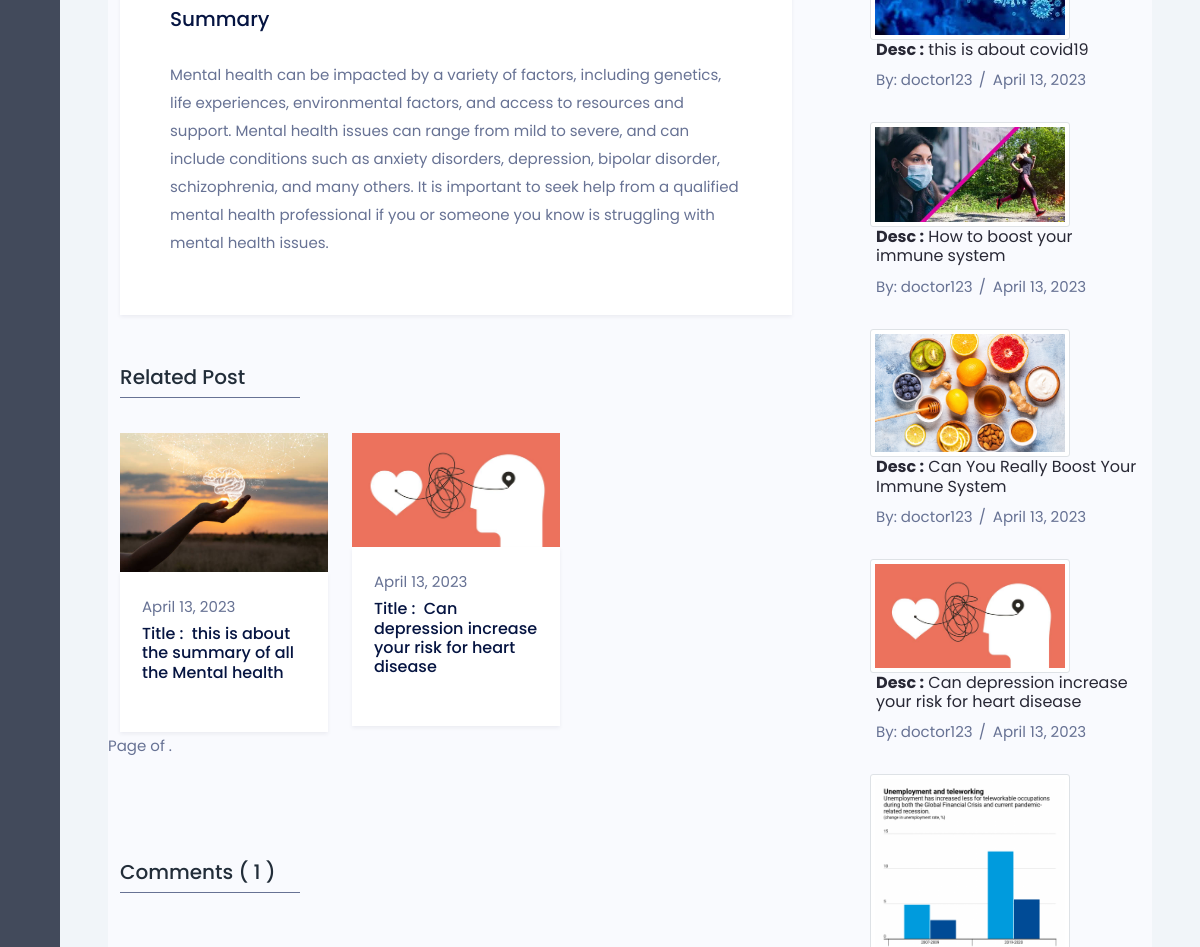
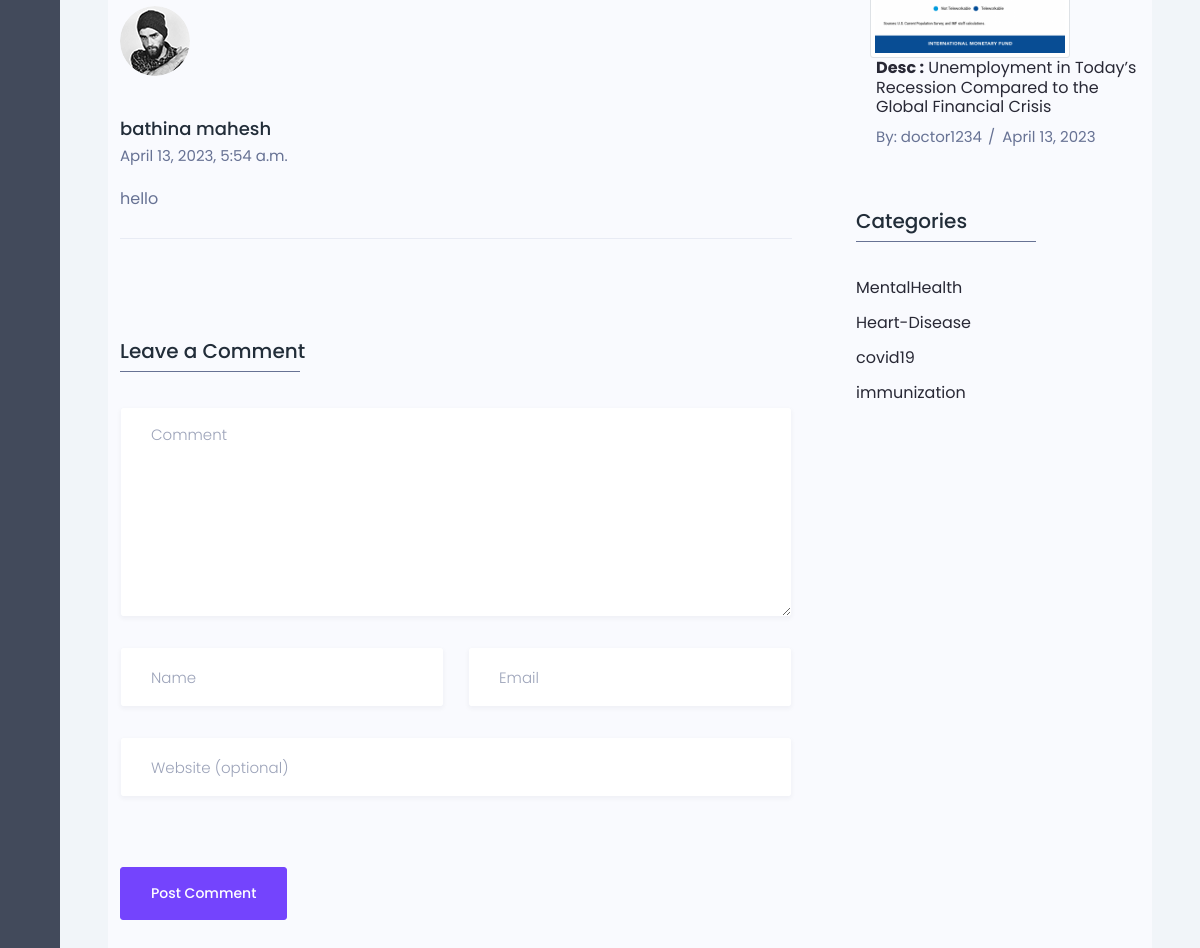
The app's page /patient_post/this is about the summary of all the Mental health/ (signed in, lower part), older data (2 pictures, top to bottom).
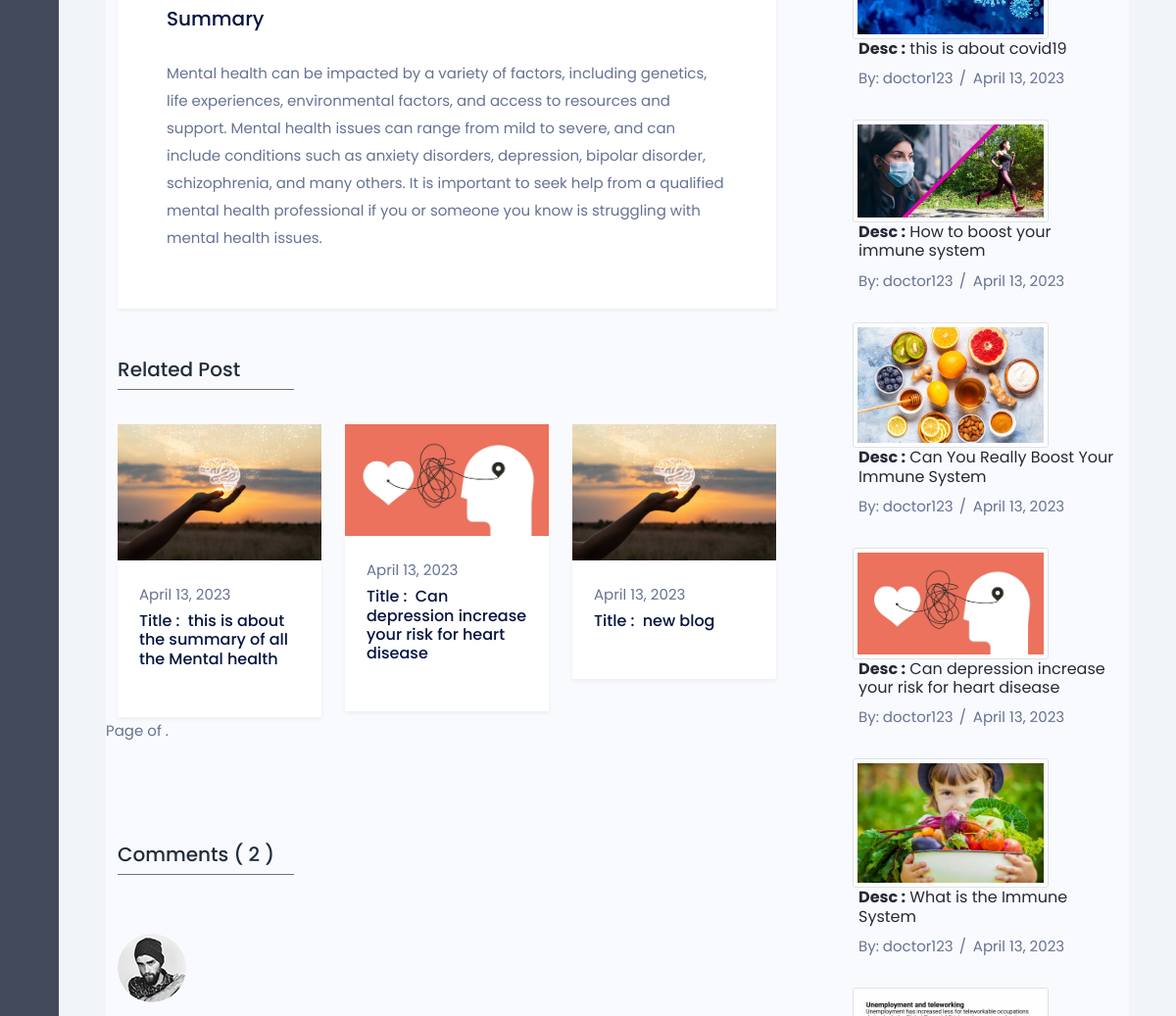
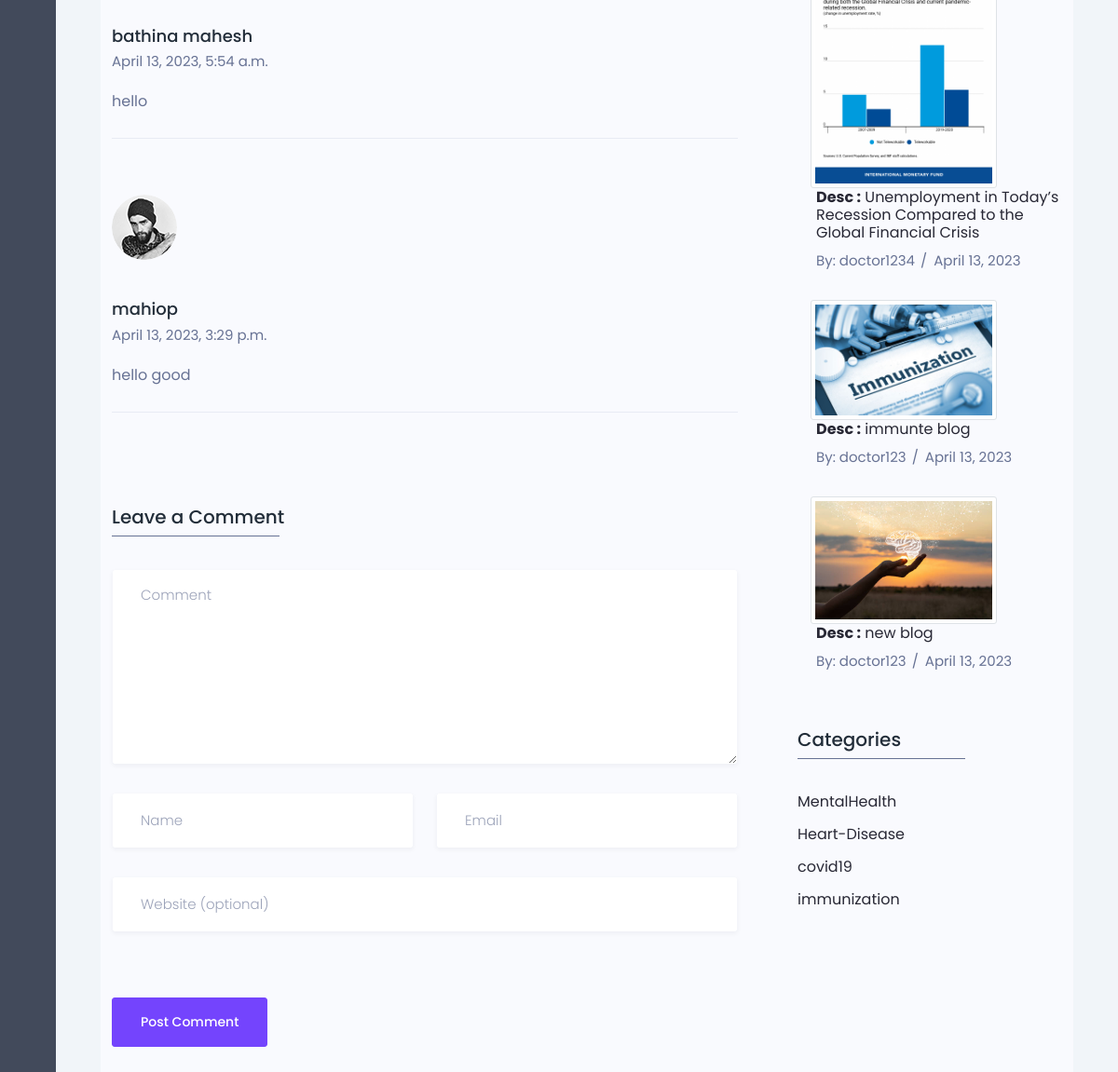
The same page, newer data (2 pictures, top to bottom).
### doctor/models.py (models this page shows, shortened)
class Post(models.Model):
    category = models.ForeignKey(Category,on_delete=models.CASCADE,related_name='categories')
    user = models.TextField(max_length=255)
    title = models.TextField(max_length=255)
    thumbnail = models.ImageField(upload_to='post/thumbanail')
    description = RichTextField(blank=True,null=True)
    summary = RichTextField(blank=True,null=True)
    tags = models.TextField(max_length=255,blank=True,null=True)
    posted_at = models.DateField(default=datetime.now)
    is_published = models.TextField(max_length=255,default=1)
    class Meta:
        verbose_name = ("Post")
        verbose_name_plural = ("Posts")

class Comment(models.Model):
    post = models.ForeignKey(Post, on_delete=models.CASCADE, related_name='comments')
    name = models.TextField(max_length=255)
    email = models.TextField(max_length=255)
    website = models.TextField(null=True,blank=True,max_length=100)
    comment = models.TextField()
    commented_at = models.DateTimeField(default=datetime.now)
    is_resolved = models.BooleanField(default=False)
    class Meta:
        verbose_name = 'Comment'
        verbose_name_plural = 'Comments'

class Category(models.Model):
    name = models.TextField(max_length=255,default='Unknown')
    created = models.DateTimeField(default=datetime.now)
    def __str__(self):
        return self.name
    class Meta:
        verbose_name = 'Category'
        verbose_name_plural = 'Categories'

### patient/views.py (the view)
# urls.py: path('patient_post/<str:title>/',patient_post,name='patient_post'),
@login_required(login_url='/login')
def patient_post(request,title):
    post = Post.objects.get(title=title)
    category = post.category
    related_posts = Post.objects.filter(category=category,is_published="1")
    recent_posts = Post.objects.filter(is_published="1").order_by('posted_at')
    categories = Category.objects.all()
    comments = Comment.objects.filter(post=post)
    context = {
        'related_posts': related_posts,
        'recent_posts': recent_posts,
        'post':post,
        'categories': categories,
        'comments': comments,
    }
    return render(request,'patient/patient_post.html',context)

### templates/patient/patient_post.html (shortened to what the changed rows need)
{% extends 'patient/patient_main.html' %}
{% load static %}
{% block content %}
   <link rel="stylesheet" href="{% static 'css/bootstrap.min.css' %}">
   <link rel="stylesheet" href="{% static 'vendor/themify-icons.css' %}">
   <link rel="stylesheet" href="{% static 'vendor/flaticon.css' %}">
   <link rel="stylesheet" href="{% static 'vendor/animate.css' %}">
   <link rel="stylesheet" href="{% static 'vendor/owl.carousel.min.css' %}">
   <link rel="stylesheet" href="{% static 'vendor/magnific-popup.css' %}">
   <link rel="stylesheet" href="{% static 'vendor/nice-select.css' %}">
   <link rel="stylesheet" href="{% static 'vendor/all.css' %}">
   <link rel="stylesheet" href="{% static 'vendor/styleblog.css' %}">
   <link rel="stylesheet" href="{% static 'vendor/jquery.mCustomScrollbar.min.css' %}">
   <link rel="stylesheet" href="{% static 'vendor/styleblog2.css' %}">
   <link rel="stylesheet" href="{% static 'vendor/responsive.css' %}">
<main>
<section class="blog_area sec_pad" style="margin-top:-8%;">
    <div class="container">
        <div class="row">
            <div class="col-lg-8">
                <div class="blog_list_item mb_50">
                    <div class="blog_content">
                        <a href="#">
                            <p class="f_400 mb-30">{{post.summary | safe}}</p>
                        </a>
                    </div>
                </div>
            <div class="blog_post">
                <div class="row">
                    {% for post in related_posts %}
                    <div class="col-lg-4 col-sm-6">
                        <div class="blog_post_item">
                            <div class="blog_img">
                                <a href="/patient_post/{{post.title}}">
                                <img src="{{post.thumbnail.url}}" alt=""></a>
                            </div>
                            <div class="blog_content">
                                <div class="entry_post_info">
                                    <a href="#">{{post.posted_at}}</a>
                                </div>
                                <a href="/patient_post/{{post.title}}#">
                                    <h5 class="f_p f_size_16 f_500 t_color">Title : &nbsp;{{post.title}}</h5>
                                </a>
                            </div>
                        </div>
                    </div>
                    {% endfor %}
                </div>
            </div>
                <div class="widget_title mt_100">
                    <h3 class="f_p f_size_20 t_color3"> Comments ( {{ comments.count }} )</h3>
                    <div class="border_bottom"></div>
                </div>
                <ul class="comment-box list-unstyled mb-0">
                    {% for comment in comments %}
                    <li class="post_comment">
                        <div class="media post_author mt_60">
                            <div class="media-left">
                                <img class="rounded-circle" src="{% static 'img/comment1.png' %}" alt="">
                                <a href="#" class="replay"><i class="ti-share"></i></a>
                            </div>
                            <div class="media-body">
                                <h5 class="f_p t_color3 f_size_18 f_500">{{comment.name}}</h5>
                                <h6 class="f_p f_size_15 f_400 mb_20">{{comment.commented_at}}</h6>
                                <p>{{comment.comment}}</p>
                            </div>
                        </div>
                    </li>
                    {% endfor %}
                </ul>
            </div>
            <div class="col-lg-4">
                <div class="blog-sidebar">
                    <div class="widget sidebar_widget widget_recent_post mt_60">
                        {% for post in  recent_posts%}
                        <div class="media post_item">
                            <a href="/patient_post/{{post.title}}">
                            <img src="{{post.thumbnail.url}}" style="margin-left:5%;" class='img-responsive img-fluid img-thumbnail' height="75" width="200" alt=""></a>
                            <div class="media-body">
                                <a href="/patient_post/{{post.title}}">
                                    <h3 class="f_size_16 f_p f_400"><b>Desc :</b> {{post.title}}</h3>
                                </a>
                                <div class="entry_post_info">
                                    By: <a href="#">{{post.user}}</a>
                                    <a href="#">{{post.posted_at}}</a>
                                </div>
                            </div>
                        </div>
                        {% endfor %}
                    </div>
                    <div class="widget sidebar_widget widget_categorie mt_60">
                        <ul class="list-unstyled">
                            {% for category in categories %}
                            <li> <a href="/patient_category/{{category.name}}"><span>{{category.name}}</span><em></em></a> </li>
                            {% endfor %}
                        </ul>
                    </div>
                </div>
            </div>
        </div>
    </div>
</section>
</main>
{% endblock %}

Row changes from the older to the newer data that the page shows:
added Post: thumbnail (picture), posted_at "April 13, 2023", title "new blog", user "doctor123"
added Comment: name "mahiop", commented_at "April 13, 2023, 3:29 p.m.", comment "hello good"
now on this page (row edited): Post: thumbnail (picture), title "What is the Immune System", user "doctor123", posted_at "April 13, 2023", shown under "Leave a Comment"
added Post: thumbnail (picture), title "immunte blog", user "doctor123", posted_at "April 13, 2023", shown under "Leave a Comment"
Text that changed along with them:
{{ comments.count }}: "1" → "2"
